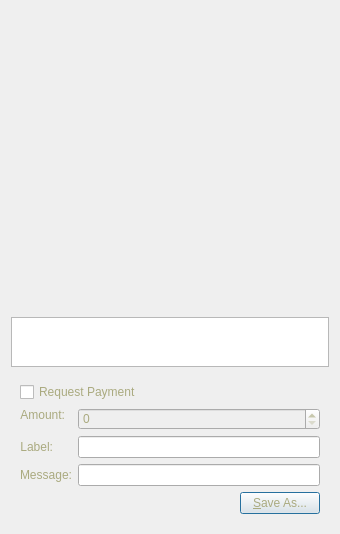
<?xml version="1.0" encoding="UTF-8"?>
<ui version="4.0">
 <class>QRCodeDialog</class>
 <widget class="QDialog" name="QRCodeDialog">
  <property name="geometry">
   <rect>
    <x>0</x>
    <y>0</y>
    <width>340</width>
    <height>530</height>
   </rect>
  </property>
  <property name="windowTitle">
   <string>QR Code Dialog</string>
  </property>
  <property name="styleSheet">
   <string notr="true">background-image: url(:/images/bkg2);
color: rgb(255, 249, 178);
color: rgb(170, 170, 127);</string>
  </property>
  <layout class="QVBoxLayout" name="verticalLayout_3">
   <item>
    <widget class="QLabel" name="lblQRCode">
     <property name="sizePolicy">
      <sizepolicy hsizetype="Expanding" vsizetype="Expanding">
       <horstretch>0</horstretch>
       <verstretch>0</verstretch>
      </sizepolicy>
     </property>
     <property name="minimumSize">
      <size>
       <width>300</width>
       <height>300</height>
      </size>
     </property>
     <property name="textFormat">
      <enum>Qt::PlainText</enum>
     </property>
     <property name="alignment">
      <set>Qt::AlignCenter</set>
     </property>
     <property name="wordWrap">
      <bool>true</bool>
     </property>
    </widget>
   </item>
   <item>
    <widget class="QPlainTextEdit" name="outUri">
     <property name="sizePolicy">
      <sizepolicy hsizetype="Expanding" vsizetype="Minimum">
       <horstretch>0</horstretch>
       <verstretch>0</verstretch>
      </sizepolicy>
     </property>
     <property name="minimumSize">
      <size>
       <width>0</width>
       <height>50</height>
      </size>
     </property>
     <property name="tabChangesFocus">
      <bool>true</bool>
     </property>
     <property name="textInteractionFlags">
      <set>Qt::TextSelectableByKeyboard|Qt::TextSelectableByMouse</set>
     </property>
    </widget>
   </item>
   <item>
    <widget class="QWidget" name="widget" native="true">
     <layout class="QVBoxLayout" name="verticalLayout_2">
      <item>
       <widget class="QCheckBox" name="chkReqPayment">
        <property name="enabled">
         <bool>true</bool>
        </property>
        <property name="text">
         <string>Request Payment</string>
        </property>
       </widget>
      </item>
      <item>
       <layout class="QFormLayout" name="formLayout">
        <property name="fieldGrowthPolicy">
         <enum>QFormLayout::AllNonFixedFieldsGrow</enum>
        </property>
        <item row="1" column="0">
         <widget class="QLabel" name="lblLabel">
          <property name="text">
           <string>Label:</string>
          </property>
          <property name="textFormat">
           <enum>Qt::PlainText</enum>
          </property>
          <property name="alignment">
           <set>Qt::AlignRight|Qt::AlignTrailing|Qt::AlignVCenter</set>
          </property>
          <property name="buddy">
           <cstring>lnLabel</cstring>
          </property>
         </widget>
        </item>
        <item row="1" column="1">
         <widget class="QLineEdit" name="lnLabel"/>
        </item>
        <item row="2" column="0">
         <widget class="QLabel" name="lblMessage">
          <property name="text">
           <string>Message:</string>
          </property>
          <property name="textFormat">
           <enum>Qt::PlainText</enum>
          </property>
          <property name="alignment">
           <set>Qt::AlignRight|Qt::AlignTrailing|Qt::AlignVCenter</set>
          </property>
          <property name="buddy">
           <cstring>lnMessage</cstring>
          </property>
         </widget>
        </item>
        <item row="2" column="1">
         <widget class="QLineEdit" name="lnMessage"/>
        </item>
        <item row="0" column="0">
         <widget class="QLabel" name="lblAmount">
          <property name="sizePolicy">
           <sizepolicy hsizetype="Preferred" vsizetype="Maximum">
            <horstretch>0</horstretch>
            <verstretch>0</verstretch>
           </sizepolicy>
          </property>
          <property name="text">
           <string>Amount:</string>
          </property>
          <property name="textFormat">
           <enum>Qt::PlainText</enum>
          </property>
          <property name="alignment">
           <set>Qt::AlignRight|Qt::AlignTrailing|Qt::AlignVCenter</set>
          </property>
          <property name="buddy">
           <cstring>lnReqAmount</cstring>
          </property>
         </widget>
        </item>
        <item row="0" column="1">
         <widget class="BitcoinAmountField" name="lnReqAmount">
          <property name="enabled">
           <bool>false</bool>
          </property>
          <property name="minimumSize">
           <size>
            <width>80</width>
            <height>0</height>
           </size>
          </property>
         </widget>
        </item>
       </layout>
      </item>
      <item>
       <layout class="QHBoxLayout" name="horizontalLayout">
        <item>
         <spacer name="horizontalSpacer">
          <property name="orientation">
           <enum>Qt::Horizontal</enum>
          </property>
          <property name="sizeHint" stdset="0">
           <size>
            <width>40</width>
            <height>20</height>
           </size>
          </property>
         </spacer>
        </item>
        <item>
         <widget class="QPushButton" name="btnSaveAs">
          <property name="text">
           <string>&amp;Save As...</string>
          </property>
         </widget>
        </item>
       </layout>
      </item>
     </layout>
    </widget>
   </item>
  </layout>
 </widget>
 <customwidgets>
  <customwidget>
   <class>BitcoinAmountField</class>
   <extends>QSpinBox</extends>
   <header>bitcoinamountfield.h</header>
   <container>1</container>
  </customwidget>
 </customwidgets>
 <resources/>
 <connections>
  <connection>
   <sender>chkReqPayment</sender>
   <signal>clicked(bool)</signal>
   <receiver>lnReqAmount</receiver>
   <slot>setEnabled(bool)</slot>
   <hints>
    <hint type="sourcelabel">
     <x>92</x>
     <y>285</y>
    </hint>
    <hint type="destinationlabel">
     <x>98</x>
     <y>311</y>
    </hint>
   </hints>
  </connection>
 </connections>
</ui>
